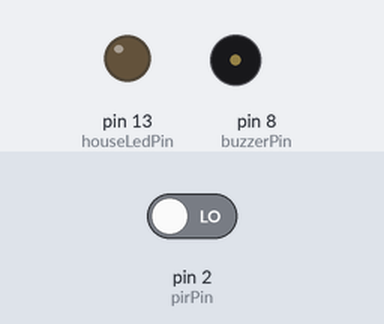
Bench run of a sketch on a simulated Arduino Uno, built with avr-gcc and run on an emulated ATmega328P. Shown: output pins drawn as LEDs (lit = HIGH), buzzer (waves = sounding, pin HIGH). The inputs (shaded band) are chosen by the test bench; at power-on: pin 2 (pirPin) LOW. What the sketch prints to the serial monitor is not drawn.

Above: at 3.2 s.
3.3 s: pin 2 (pirPin) driven HIGH
At 3.47 s:
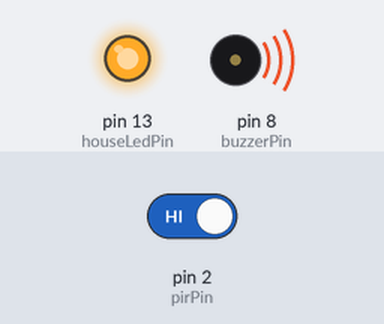
6.3 s: pin 2 (pirPin) driven LOW
At 6.33 s:
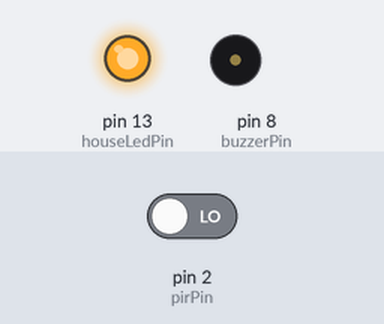
At 6.8 s:
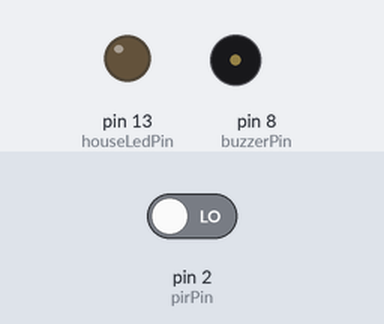
Timing chart, 0 to 9.3 s (numbered marks = the images above; inputs shaded):
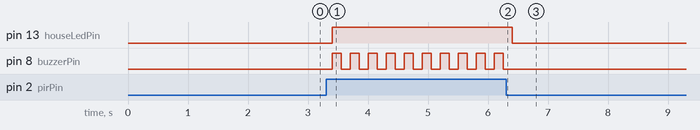

Measured:
- after the input at 3.3 s, pin 13 (houseLedPin): LOW → HIGH after 0.10 s; pin 8 (buzzerPin): alternates HIGH for 0.15 s and LOW for 0.15 s, starting after 0.10 s
- after the input at 6.3 s, pin 13 (houseLedPin): HIGH → LOW after 0.11 s; pin 8 (buzzerPin): stops changing and stays LOW

The sketch:

PIRSENSOR.ino
```cpp
// Pin Definitions
const int pirPin = 2;     // PIR motion sensor signal pin
const int buzzerPin = 8;  // Buzzer pin
const int houseLedPin = 13; // House interior LED pin

int pirState = LOW; // Start with no motion detected

void setup() {
  pinMode(pirPin, INPUT);       // Set PIR sensor as input
  pinMode(buzzerPin, OUTPUT);    // Set Buzzer as output
  pinMode(houseLedPin, OUTPUT);  // Set House LED as output

  Serial.begin(9600);           // Initialize serial communication
  delay(2000);                  // Wait for PIR sensor calibration
}

void loop() {
  // Read the sensor value (HIGH = Motion, LOW = No Motion)
  pirState = digitalRead(pirPin);

  if (pirState == HIGH) {
    Serial.println("INTRUDER DETECTED! Alarm & Lights ON! 🚨🏠");

    digitalWrite(houseLedPin, HIGH); // Turn on the house light

    // Alert alarm effect (blinking sound)
    digitalWrite(buzzerPin, HIGH);
    delay(150);
    digitalWrite(buzzerPin, LOW);
    delay(150);
  }
  else {
    Serial.println("Secure... Lights and alarm OFF. ✅");
    digitalWrite(houseLedPin, LOW);   // Turn off the house light
    digitalWrite(buzzerPin, LOW);    // Turn off the buzzer
    delay(200);                      // Small delay for system stability
  }
}
```
